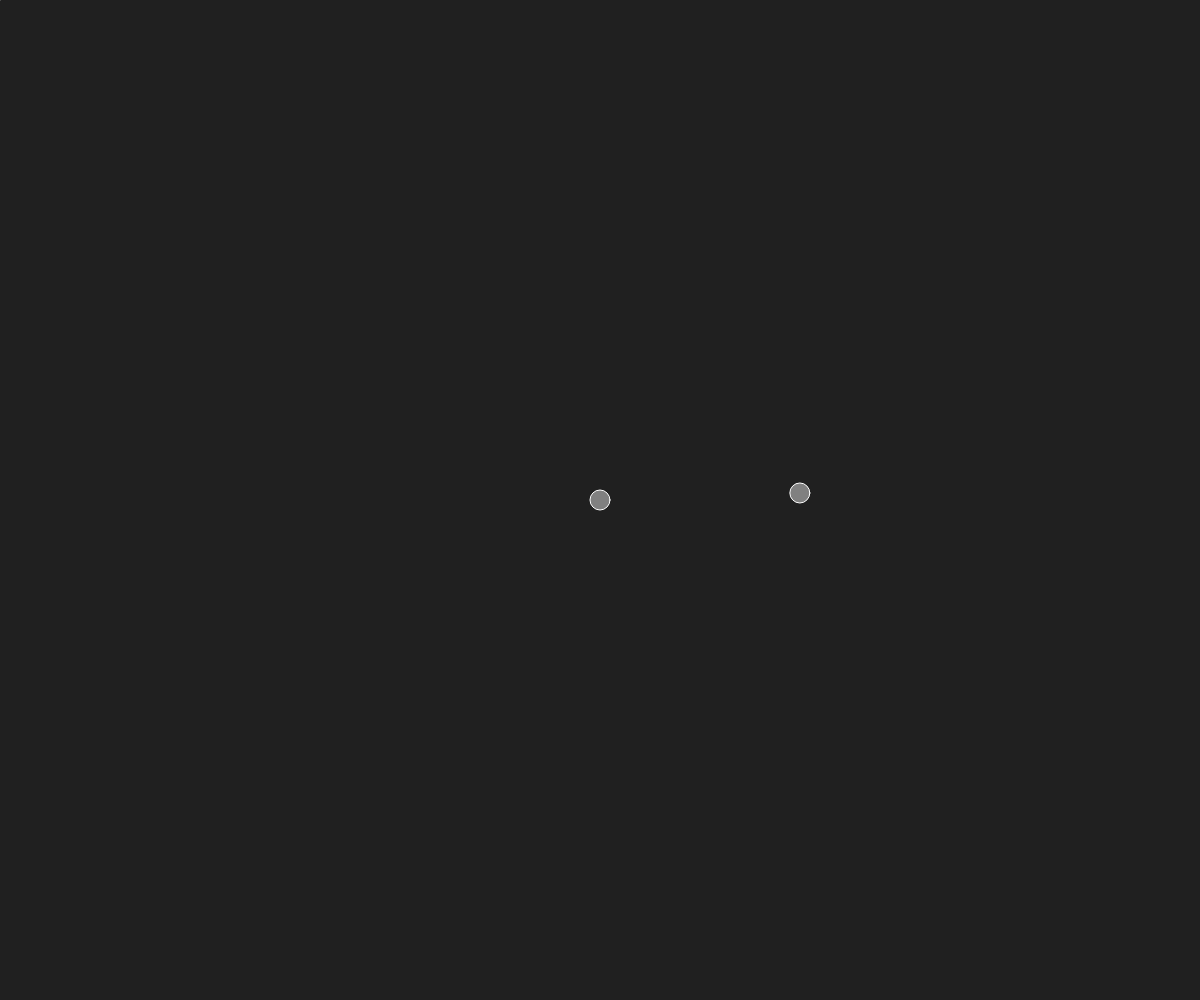
Frame 1 (no input)
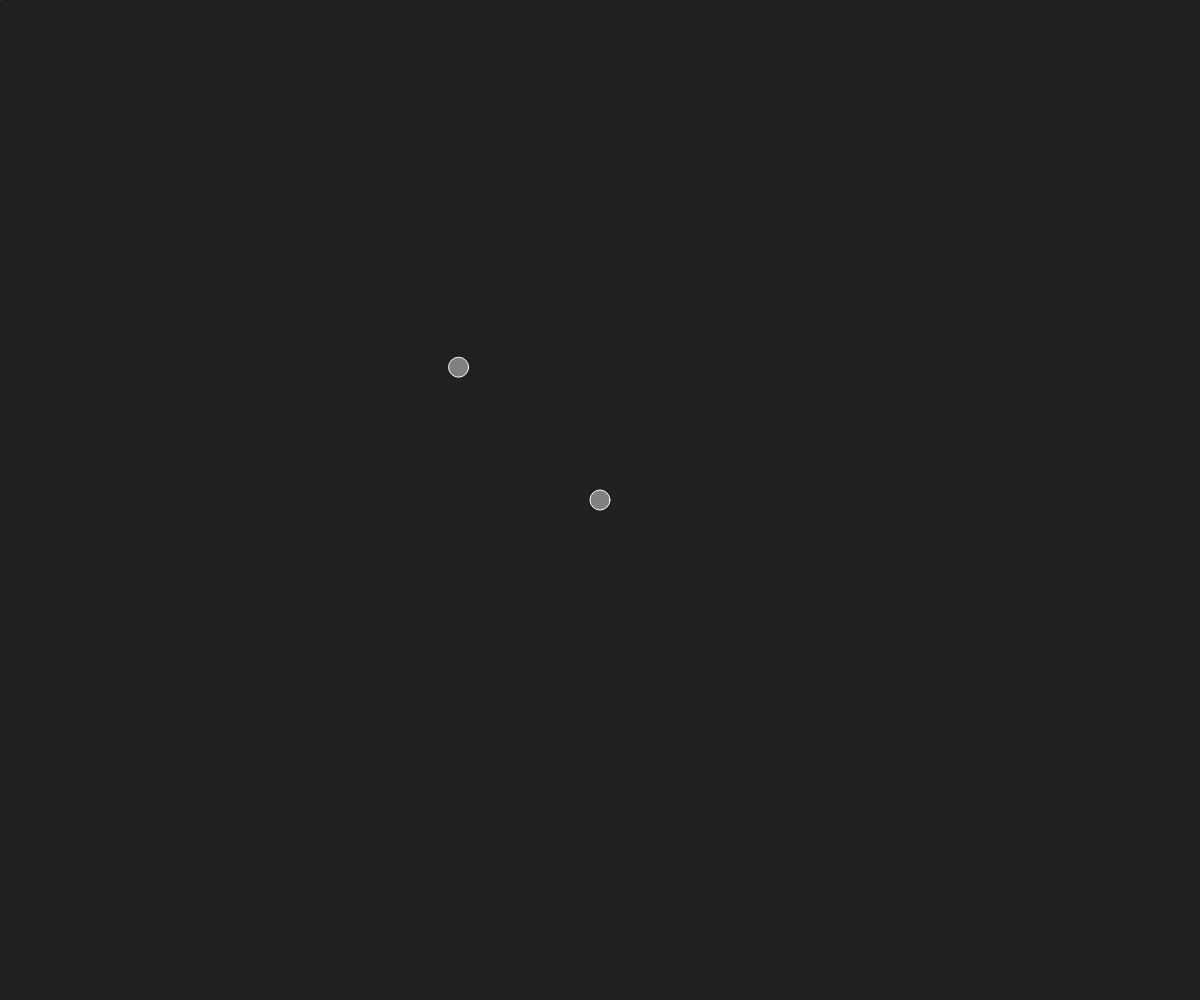
Frame 60 (no input)
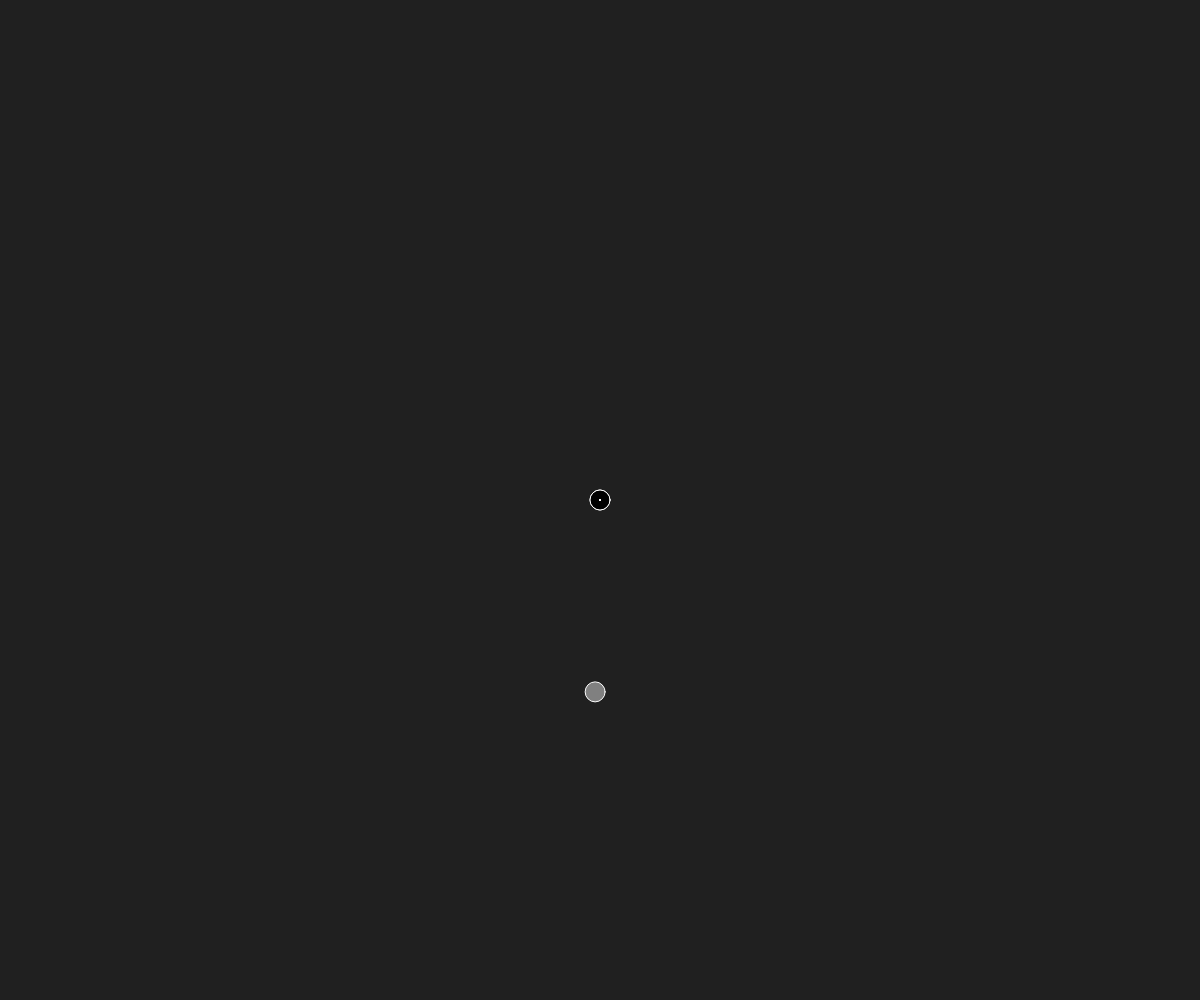
Frame 120 (the mouse pressed at the canvas centre since frame 60)

The p5.js sketch that drew these frames (run headless with seeded random() and noise() and a simulated clock; from frame 60 on, the mouse is pressed at the canvas centre):

// p5.js sketch
// ── sketch.js
let oX = 0;
let oY = 0;
let z = 200;
let points = [[0,0], [1., 0]];
let t = 0;
let curPoints = [];
let minDrawDist = 10;

function setup() {
  var cnv = createCanvas(windowWidth, windowHeight);
  cnv.style('display', 'block');
  oX = width/2;
  oY = height/2;
  stroke(255);
}

function draw() {
  background(32);
  translate(oX, oY);
  let dt = 1/2400;
  for (let k=0; k<100; k++) {
    for (let i=0; i<points.length; i++) {
      let p = points[i]
      let nx = p[0] + p[1]*dt;
      let ny = p[1] - Math.sin(p[0])*dt;
      points[i] = [nx, ny];
    }
  }
  fill(128);
  for (let i=0; i<points.length; i++) {
    ellipse(points[i][0]*z, points[i][1]*z, 20, 20);
  }
  fill(0);
  for (let i=0; i<curPoints.length; i++) {
    let p = s2w(...curPoints[i]);
    ellipse(p[0]*z, p[1]*z, 20, 20);
  }
  dt = 1/240;
  let x = (mouseX-oX)/z;
  let y = (mouseY-oY)/z;  
  for (let i=0; i<3000; i++) {
    let nx = x + y*dt;
    let ny = y - Math.sin(x)*dt;
    line(x*z,y*z,nx*z,ny*z);
    x = nx;
    y = ny;
  }  
}

function windowResized() {
  resizeCanvas(windowWidth, windowHeight);
}

function mousePressed() {
  if (mouseButton == LEFT) {
    curPoints.push([mouseX, mouseY]);
    /*if (curPoints.length == 0) {
      curPoints.push([mouseX, mouseY]);
    }*/
    //let x = (mouseX-oX)/z;
    //let y = (mouseY-oY)/z;
  }
}

function mouseReleased() {
  /*if (curPoints.length == 1) {
    points.push(s2w(curPoints[0]));
  } else if (curPoints.length > 1) {
    
  }*/
  //console.log(curPoints);
  for (let i=0; i<curPoints.length; i++) {
    //console.log(curPoints[i]);
    //console.log(s2w(...curPoints[i]));
    points.push(s2w(...curPoints[i]));
  }
  curPoints = [];
}

function mouseDragged() {
  if (mouseButton == CENTER) {
    oX += mouseX - pmouseX;
    oY += mouseY - pmouseY;
  } else if (mouseButton == LEFT) {    
    if (atDist([mouseX, mouseY], curPoints, minDrawDist)) {
      curPoints.push([mouseX, mouseY]);
    }
  }
}

function mouseWheel(event) {
  let nz = z - z*event.delta/1000;
  oX += (z-nz) * (mouseX - oX)/z;
  oY += (z-nz) * (mouseY - oY)/z;
  z = nz;
}

function s2w(x,y) {
  return [(x-oX)/z, (y-oY)/z];
}

function atDist(p, ps, d) {
  let minDist = 10000000;
  for (let i=0; i<ps.length; i++) {
    let cp = ps[i];
    let dx = cp[0]-p[0];
    let dy = cp[1]-p[1];
    //console.log(dx*dx+dy*dy);
    //if (d*d < dx*dx+dy*dy) return false;
    if (dx*dx+dy*dy < minDist) {
      minDist = dx*dx + dy*dy;
    }
  }
  //console.log(minDist);
  return minDist > d*d;
}
